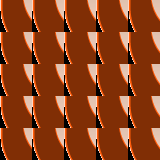

Rendered tile map (Tiled .tmx) drawn with the repository's tilesets; below, a short description and the map source with its tile grids summarised:
An orthogonal 5x5 tile map with 32x32 px tiles, 1 tile layer (Camada de Tiles 1).

<map version="1.0" orientation="orthogonal" width="5" height="5" tilewidth="32" tileheight="32">
 <tileset firstgid="1" name="Brick" tilewidth="32" tileheight="32">
  <properties>
   <property name="block" value="1" />
  </properties>
  <image source="Brick.png" width="557" height="347" />
  <tile id="73">
   <properties>
    <property name="block" value="" />
   </properties>
  </tile>
  <tile id="153">
   <properties>
    <property name="block" value="" />
   </properties>
  </tile>
 </tileset>
 <layer name="Camada de Tiles 1" width="5" height="5">
  <data>[25 cells, 25 non-empty, 1 distinct tile ids]</data>
 </layer>
 <objectgroup name="Camada de Objetos 1" width="5" height="5" />
</map>
